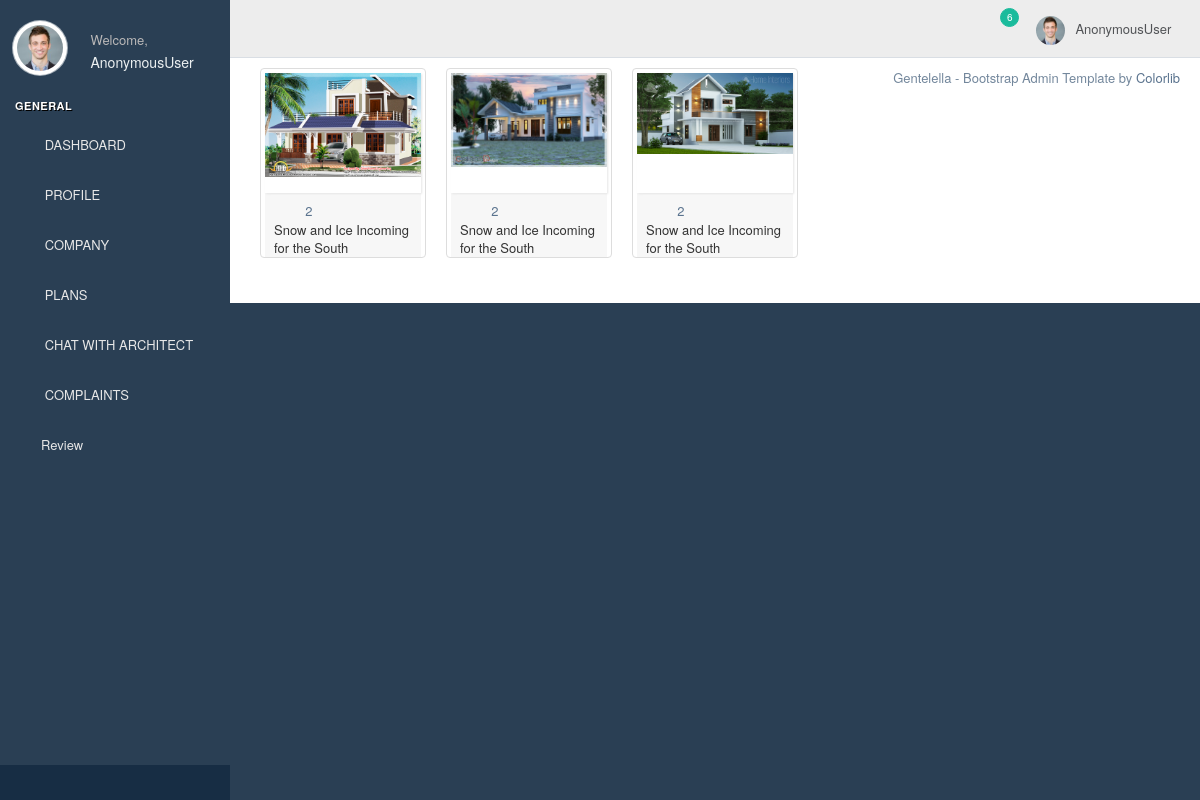
/viewplans, run on an earlier commit of the app's database.
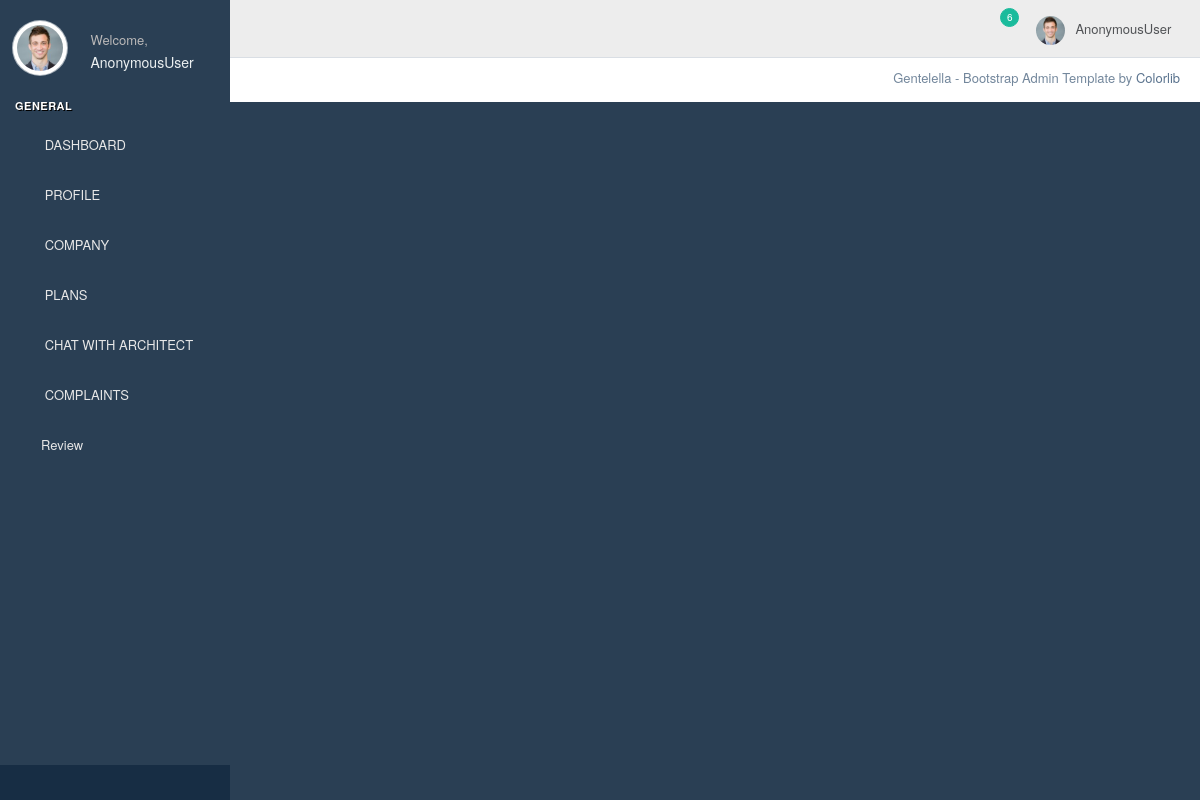
And on a later commit of the database.
### homeapp/models.py (models this page shows)
class plan_details(models.Model):
    company=models.ForeignKey(Login,on_delete=models.CASCADE,related_name='company_name')
    elevation=models.ImageField(blank=True,null=True)
    twod_plan=models.ImageField(blank=True,null=True)
    threed_plan=models.ImageField(blank=True,null=True)
    rooms=models.IntegerField(null=True,blank=True)
    bathrooms=models.IntegerField(null=True,blank=True)
    area=models.CharField(max_length=1000,null=True,blank=True)

### homeapp/userviews.py (the view)
# urls.py: path('viewplans',userviews.viewplans,name='viewplans'),
def viewplans(request):
    plan=plan_details.objects.all()
    return render(request,'usertemp/viewplans.html',{'plan':plan})

### templates/usertemp/viewplans.html (shortened to what this page needs)
{% extends 'usertemp/uhome.html' %}
{% block content %}
 {% for i in plan %}
                      <div class="col-md-55">
                        <div class="thumbnail">
                          <div class="image view view-first">
                            <img style="width:100%; display: block;" src="{{i.elevation.url}}" alt="image" />
                          </div>
                          <div class="caption">
                              <div class="tools tools-bottom">
                                <a href="#"><i class="fa fa-building" aria-hidden="true"></i></a>
                                <a href="#"><i class="fa fa-bed"></i> 2</a>
                              </div>
                            <p>Snow and Ice Incoming for the South</p>
                          </div>
                        </div>
                      </div>
                        {% endfor %}
{% endblock %}

What changed in the data, as far as the page shows it:
removed plan_details: elevation (picture)
removed plan_details: elevation (picture)
removed plan_details: elevation (picture)
